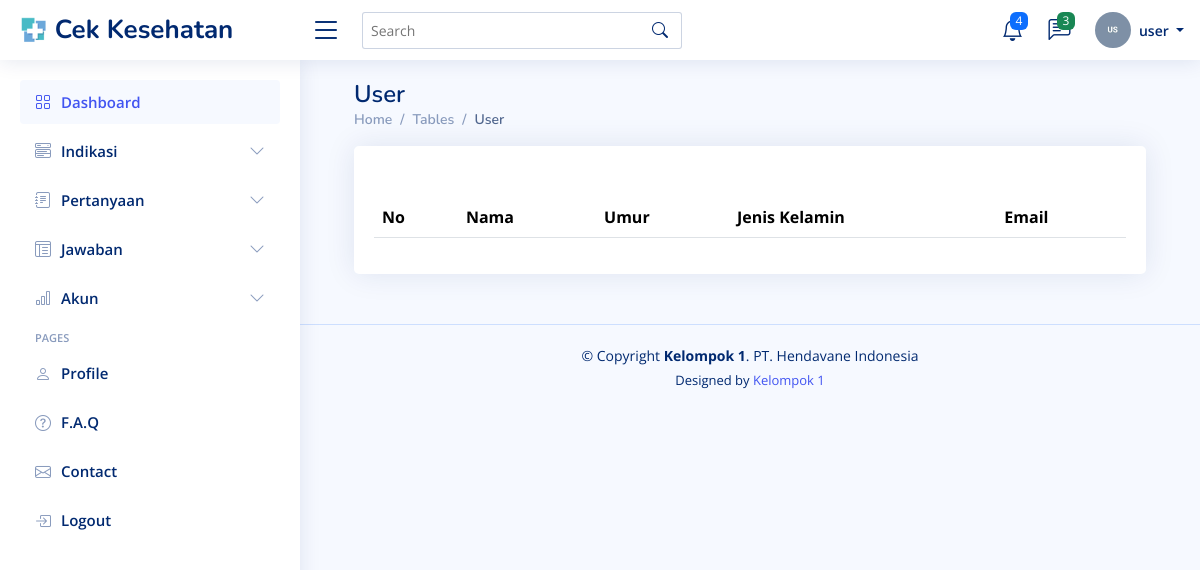
The page /user/index.php?url=user on the database as committed earlier.
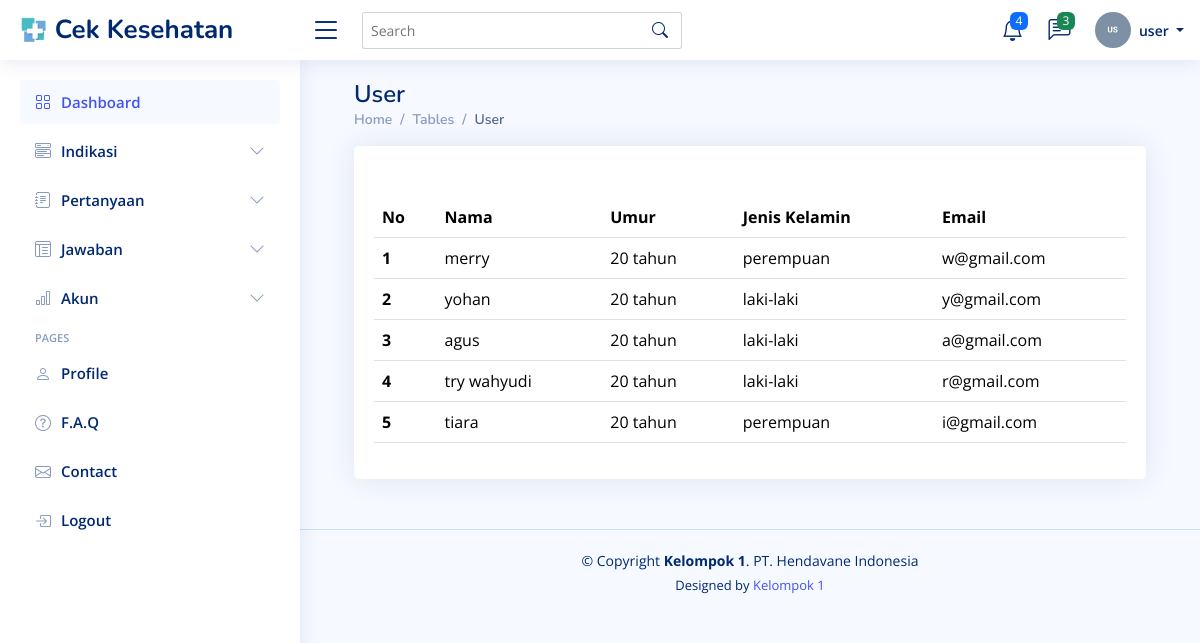
The same page on the database as committed later.
### tables this page shows
CREATE TABLE `user` (
  `id` int(11) NOT NULL,
  `nama` varchar(45) DEFAULT NULL,
  `umur` varchar(45) DEFAULT NULL,
  `jenis_kelamin` varchar(45) DEFAULT NULL,
  `email` varchar(45) DEFAULT NULL,
  `password` varchar(45) DEFAULT NULL,
  `role` varchar(45) DEFAULT NULL
);

### user/models/User.php (called while the page is built)
<?php
class User{
    private $koneksi;
    public function __construct(){
        global $dbh;
        $this->koneksi = $dbh;
    }
    public function dataUser(){
    $sql = "SELECT * FROM user";
    $ps = $this->koneksi->prepare($sql);
    $ps->execute();
    $rs = $ps->fetchAll();
    return $rs;
}
}
?>

### user/user.php (the view, shortened to what this page needs)
<?php
$model = new User();
$data_user = $model->dataUser();
?>
  <main id="main" class="main">
    <div class="pagetitle">
      <h1>User</h1>
      <nav>
        <ol class="breadcrumb">
          <li class="breadcrumb-item"><a href="index.html">Home</a></li>
          <li class="breadcrumb-item">Tables</li>
          <li class="breadcrumb-item active">User</li>
        </ol>
      </nav>
    </div>
    <section class="section">
      <div class="row">
        <div class="col-lg-12">
          <div class="card">
            <div class="card-body">
              <h5 class="card-title"></h5>
              <table class="table datatable">
                <thead>
                  <tr>
                    <th scope="col">No</th>
                    <th scope="col">Nama</th>
                    <th scope="col">Umur</th>
                    <th scope="col">Jenis Kelamin</th>
                    <th scope="col">Email</th>
                  </tr>
                </thead>
                <tbody>
                <?php
                  $no =1;
                   foreach ($data_user as $user){
                    ?>
                     <tr>
                    <th scope="row"><?= $no ?></th>
                    <td><?= $user['nama']?></td>
                    <td><?= $user['umur']?></td>
                    <td><?= $user['jenis_kelamin']?></td>
                    <td><?= $user['email']?></td>
                  </tr>
                  <?php
                   $no ++;
                    }
                   ?>
                </tbody>
              </table>
            </div>
          </div>
        </div>
      </div>
    </section>
  </main>

Rows that differ between the two databases and show on the page:
added user: nama "merry", umur "20 tahun", jenis_kelamin "perempuan", email "w@gmail.com"
added user: nama "yohan", umur "20 tahun", jenis_kelamin "laki-laki", email "y@gmail.com"
added user: nama "agus", umur "20 tahun", jenis_kelamin "laki-laki", email "a@gmail.com"
added user: nama "try wahyudi", umur "20 tahun", jenis_kelamin "laki-laki", email "r@gmail.com"
added user: nama "tiara", umur "20 tahun", jenis_kelamin "perempuan", email "i@gmail.com"
